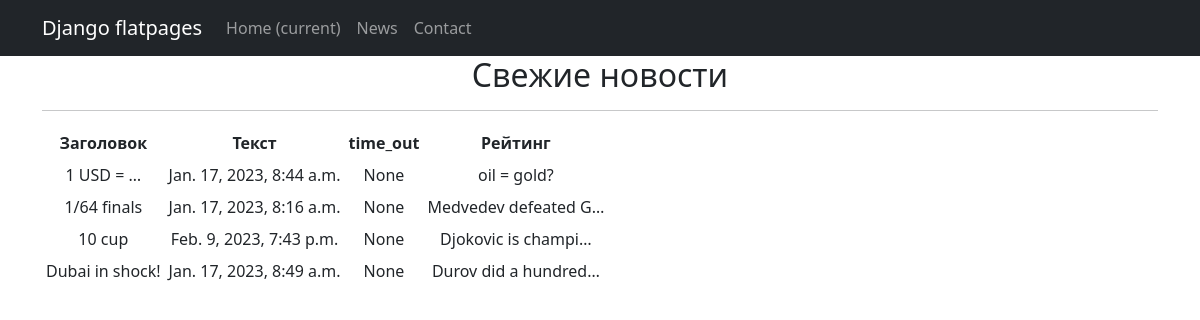
The page /news/ on the database as committed earlier.
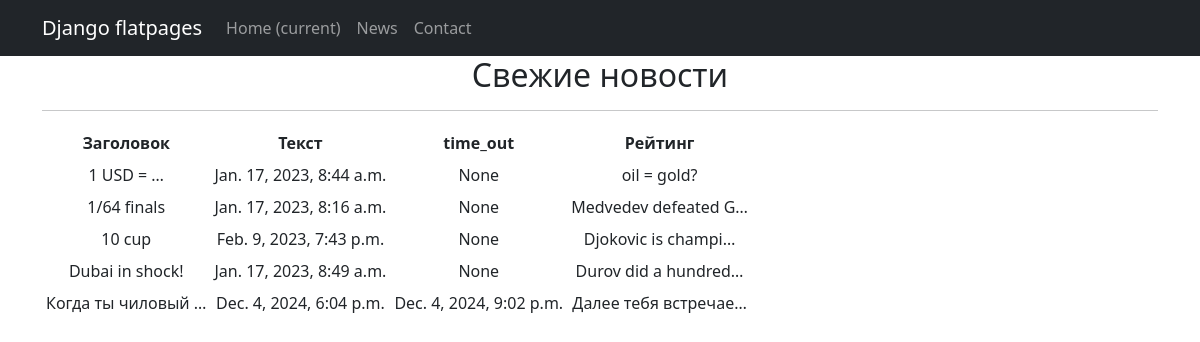
The same page on the database as committed later.
### news/models.py (models this page shows, shortened)
class Post(models.Model):
    objects = None
    article = 'art'
    news = 'news'
    PUBLICATION = [
        (article, 'Статья'),
        (news, 'Новость'),
    ]
    postAuthor = models.ForeignKey(Author, on_delete=models.CASCADE)
    categoryType = models.CharField(max_length=4, choices=PUBLICATION, default=news)
    title = models.CharField(max_length=255)
    time_in_Post = models.DateTimeField(auto_now_add=True)
    time_out = models.DateTimeField(null=True)
    postCategory = models.ManyToManyField(Category, through='PostCategory')
    text = models.TextField()
    rating = models.IntegerField(default=0)

### news/views.py (the view)
# urls.py: path('', NewsList.as_view()),
class NewsList(ListView):
    model = Post
    ordering = 'title'
    template_name = 'news.html'
    context_object_name = 'news'

### templates/news.html (shortened to what this page needs)
{% extends "flatpages/default.html" %}
{% block content %}
    <h2> Свежие новости </h2>
    <hr>
    {% if news %}
        <table cellpadding="4">
            <tr>
                <th>Заголовок</th>
                <th>Текст</th>
                <th>time_out</th>
                <th>Рейтинг</th>
            </tr>
        {% for post in news %}
        <tr>
            <td>{{ post.title | truncatewords:3 }} </td>
            <td>{{ post.time_in_Post }} </td>
            <td>{{ post.time_out }} </td>
            <td>{{ post.text | truncatechars:20 }} </td>
        </tr>
        {% endfor %}
        </table>
    {% else %}
        <h2>Новостей нет</h2>
    {% endif %}
{% endblock content %}

### templates/flatpages/default.html (shortened to what this page needs)
<!DOCTYPE html>
<html lang="en">
    <head>
        {% load static %}
        <link href="{% static 'css/styles.css' %}" rel="stylesheet" />
    </head>
    <body>
        <nav class="navbar navbar-expand-lg navbar-dark bg-dark static-top">
           <div class="container">
               <a class="navbar-brand" href="#">Django flatpages</a>
               <div class="collapse navbar-collapse" id="navbarResponsive">
                   <ul class="navbar-nav ml-auto">
                       <li class="nav-item active">
                           <a class="nav-link" href="#">Home
                               <span class="sr-only">(current)</span>
                           </a>
                       </li>
                       <li class="nav-item">
                           <a class="nav-link" href="/news/">News</a>
                       </li>
                       <li class="nav-item">
                           <a class="nav-link" href="/contacts/">Contact</a>
                       </li>
                   </ul>
               </div>
           </div>
        </nav>
        <div class="container">
            <div class="row">
                <div class="col-lg-12 text-center">
                    {% block content%}{% endblock content%}
                </div>
            </div>
        </div>
    </body>
</html>

Rows that differ between the two databases and show on the page:
added Post: title "Когда ты чиловый …", time_in_Post "Dec. 4, 2024, 6:04 p.m.", time_out "Dec. 4, 2024, 9:02 p.m.", text "Далее тебя встречае…"
